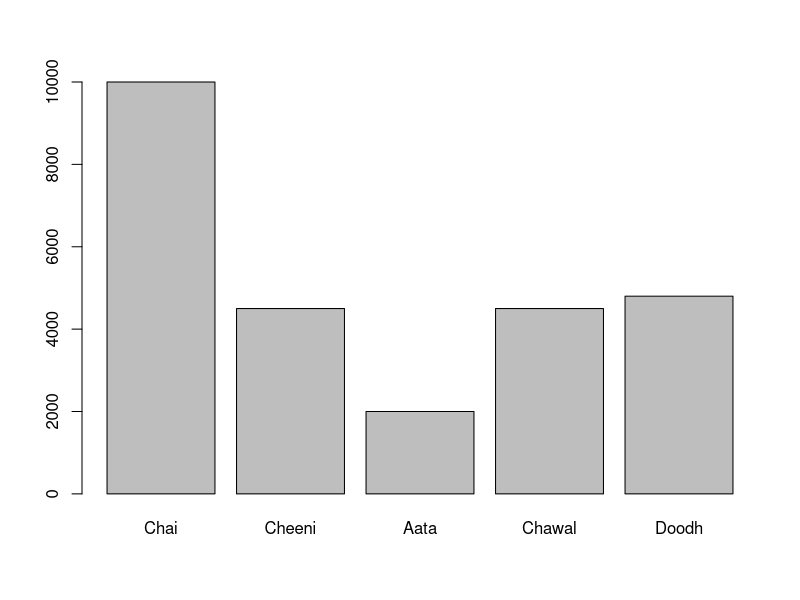
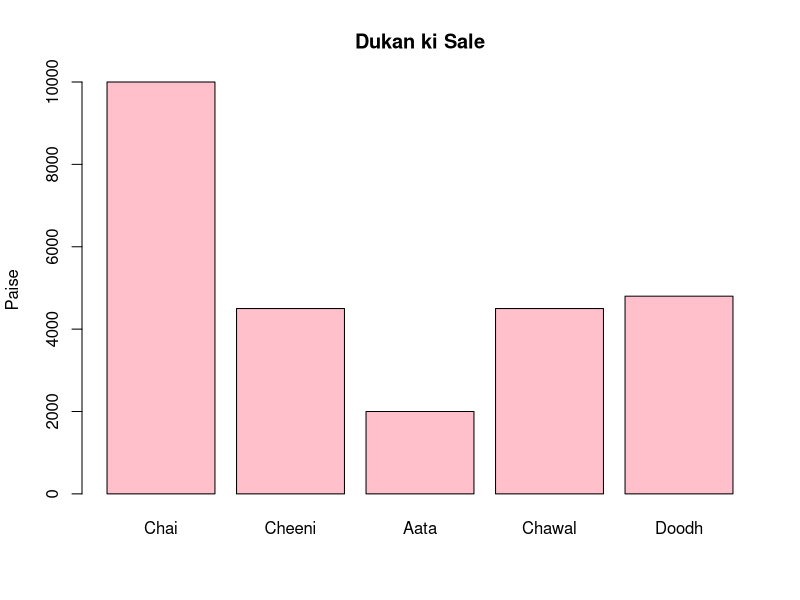

R code for these plots, in order:
# Dukan Project - Company Task

# 1. Dukan ka Data
cheez <- c("Chai", "Cheeni", "Aata", "Chawal", "Doodh")
kitni_biki <- c(50, 30, 20, 25, 40)
qeemat <- c(200, 150, 100, 180, 120)

# 2. Har cheez se kitne paise aaye
total_paise <- kitni_biki * qeemat

# 3. Result dekho
print(total_paise)
print(sum(total_paise))
barplot(total_paise, names.arg = cheez)
barplot(total_paise, names.arg = cheez, col = "pink", main = "Dukan ki Sale", ylab = "Paise")
